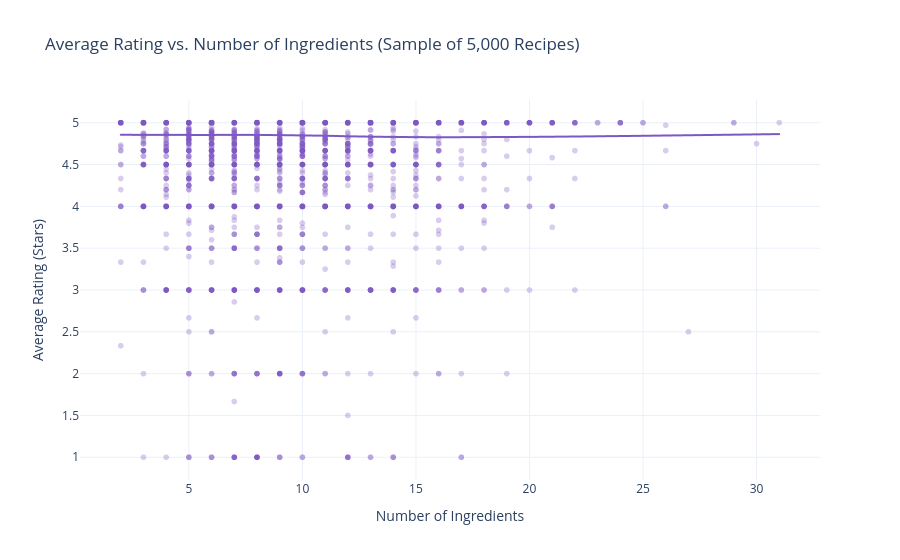

Notebook code cell kept with this figure:
### Code cell
# Bivariate Plot 2: Average rating vs. number of ingredients (sample of 5,000).
# Checks whether ingredient count -- another complexity proxy -- affects
#    ratings.
fig4 = px.scatter(
    df.dropna(subset=['avg_rating']).sample(5000, random_state=42),
    x='n_ingredients',
    y='avg_rating',
    trendline='lowess',
    title='Average Rating vs. Number of Ingredients (Sample of 5,000 Recipes)',
    labels={
        'n_ingredients': 'Number of Ingredients',
        'avg_rating': 'Average Rating (Stars)'},
    opacity=0.3,
    color_discrete_sequence=['#7E57C2']
)
fig4.update_layout(template='plotly_white')
fig4.show()
fig4.write_html('assets/rating-vs-ingredients.html', include_plotlyjs='cdn')

### Figure 1 — Plotly figure (JSON) as saved in the notebook; plotly's stock layout.template omitted (floating-point values rounded to 4 significant figures; data arrays with more than 128 entries replaced by an {"elided": "..."} marker saying what was removed)
{"data": [{"hovertemplate": "Number of Ingredients=%{x}<br>Average Rating (Stars)=%{y}<extra></extra>", "legendgroup": "", "marker": {"color": "#7E57C2", "opacity": 0.3, "symbol": "circle"}, "mode": "markers", "name": "", "showlegend": false, "type": "scattergl", "x": {"elided": "5000 int values"}, "xaxis": "x", "y": {"elided": "5000 float values"}, "yaxis": "y"}, {"hovertemplate": "<b>LOWESS trendline</b><br><br>Number of Ingredients=%{x}<br>Average Rating (Stars)=%{y} <b>(trend)</b><extra></extra>", "legendgroup": "", "marker": {"color": "#7E57C2", "symbol": "circle"}, "mode": "lines", "name": "", "showlegend": false, "type": "scattergl", "x": {"elided": "5000 int values"}, "xaxis": "x", "y": {"elided": "5000 float values"}, "yaxis": "y"}], "layout": {"legend": {"tracegroupgap": 0}, "title": {"text": "Average Rating vs. Number of Ingredients (Sample of 5,000 Recipes)"}, "xaxis": {"anchor": "y", "domain": [0, 1], "title": {"text": "Number of Ingredients"}}, "yaxis": {"anchor": "x", "domain": [0, 1], "title": {"text": "Average Rating (Stars)"}}}}
